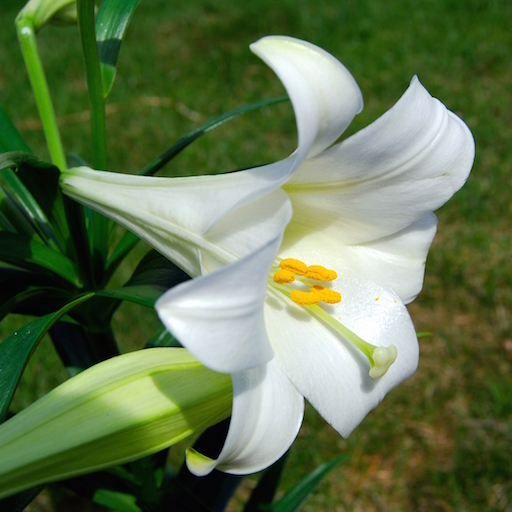
#> input picture DataAnalysis/day07/lily.jpg, 512 x 512 px
$ python demo04_svd2.py   (older library calls are emulated)
#> lines starting #> are read from the running program, lines starting #| are printed output that depends on the picture
"""
    奇异值影响
"""
import numpy as np
import scipy.misc as sm
import matplotlib.pyplot as mp

img = sm.imread('./lily.jpg',True)
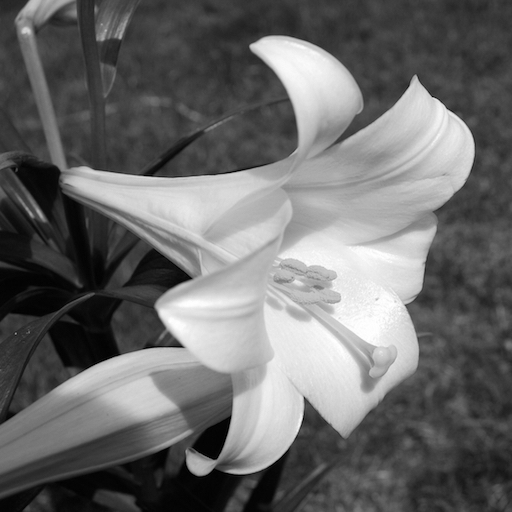
#> img: shape (512, 512) float32; min 0, max 255, mean 106.7
#转矩阵
img = np.mat(img)
#提取图像奇异值
U,S,V = np.linalg.svd(img)
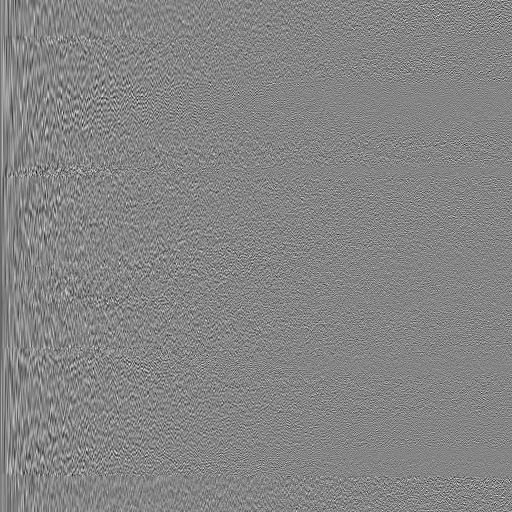
#> U: shape (512, 512) float32; min -0.259, max 0.237, mean -6.67e-05; drawn with min black and max white
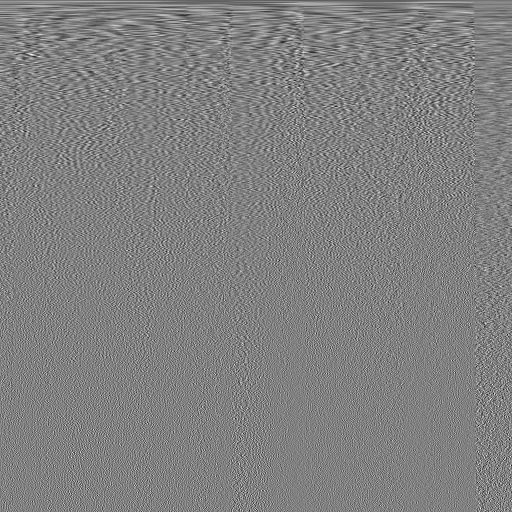
#> V: shape (512, 512) float32; min -0.235, max 0.23, mean -7.38e-05; drawn with min black and max white
#> S = 512 values, max 60670.1 at index 0, min 0.00687 at index 511, mean 409
S[50:] = 0
#逆推矩阵
img2= U*np.diag(S)*V

mp.subplot(121)
mp.imshow(img,cmap='gray')
mp.subplot(122)
mp.imshow(img2.real,cmap='gray')

mp.show()
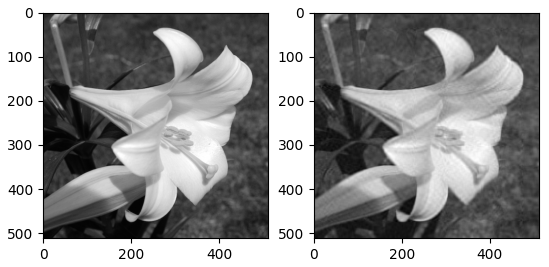
#> figure drawn by matplotlib, 2 panels
